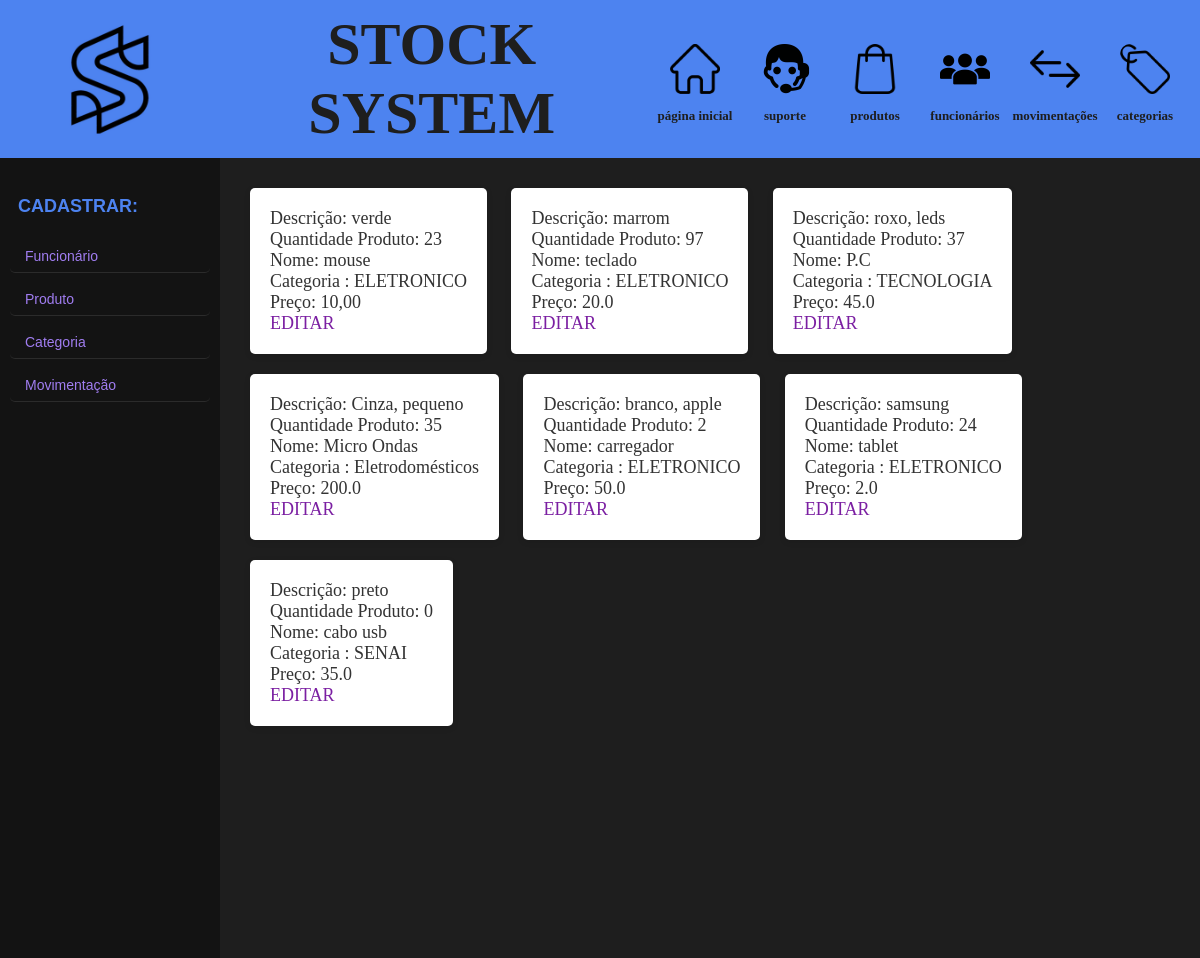
Screenshot of /produto with the database file from the repository.
### models.py (models this page shows, shortened)
class Produto(Base):
    __tablename__ = 'produto'
    id = Column(Integer, primary_key=True)
    nome = Column(String(40), nullable=False, index=True)
    descricao = Column(String(80), nullable=False, index=True, )
    quantidade_produto = Column(Integer, nullable=False, )
    preco = Column(Float, nullable=False, index=True)
    categoria_id = Column(String, ForeignKey('categoria.id'))

class Categoria(Base):
    __tablename__ = 'categoria'
    id = Column(Integer, primary_key=True)
    name_categoria = Column(String(20), nullable=False)

### app.py (the view)
@app.route('/produto', methods=['GET'])
def produto():
    sql_produto = select(Produto, Categoria).join(Categoria, Categoria.id == Produto.categoria_id)
    resultado_produto = db_session.execute(sql_produto).fetchall()  # quando Ã© join fetchall invez de de scalars
    return render_template('produto.html',
                           lista_produto=resultado_produto)

### templates/produto.html
{% extends 'template.html' %}
{% block conteudo %}
{% for produto, categoria in lista_produto %}
<div class="conteudo_produto">
    <p> Descrição: {{produto.descricao}} </p>
    <p> Quantidade Produto: {{produto.quantidade_produto}}</p>
    <p> Nome: {{produto.nome}}</p>
    <p> Categoria : {{categoria.name_categoria}}</p>
    <p> Preço: {{produto.preco}}</p>
    <a href="{{url_for('editar_produto', id_produto=produto.id)}}"> EDITAR</a>
</div>
{% endfor %}
{% endblock conteudo %}

### static/template.css (style rules this page uses)
* { margin: 0; padding: 0; box-sizing: border-box; transition: all 0.3s ease-in-out; }
html, body { height: 100%; font-family: "Baskerville Old Face", serif; background-color: #131313; color: #2c2c2c; }
body { display: flex; flex-direction: column; }
a { color: #7b1fa2; text-decoration: none; transition: color 0.3s; }
.conteudo_produto { background: #ffffff; text-align: start; display: inline-block; width: auto; height: auto; font-size: 18px; padding: 20px; border-radius: 5px; margin: 10px; box-shadow: 0 2px 6px rgba(0, 0, 0, 0.1); transition: transform 0.3s, box-shadow 0.3s; color: #333; font-family: 'Georgia', serif; }
body { font-family: 'Arial', sans-serif; background-color: #1e1e2f; color: #ffffff; margin: 0; padding: 0; }

### rows the page displays
Produto: descricao "verde", quantidade_produto "23", nome "mouse", name_categoria "ELETRONICO", preco "10,00"
Produto: descricao "marrom", quantidade_produto "97", nome "teclado", name_categoria "ELETRONICO", preco "20.0"
Produto: descricao "roxo, leds", quantidade_produto "37", nome "P.C", name_categoria "TECNOLOGIA", preco "45.0"
Produto: descricao "Cinza, pequeno", quantidade_produto "35", nome "Micro Ondas", name_categoria "Eletrodomésticos", preco "200.0"
Produto: descricao "branco, apple", quantidade_produto "2", nome "carregador", name_categoria "ELETRONICO", preco "50.0"
Produto: descricao "samsung", quantidade_produto "24", nome "tablet", name_categoria "ELETRONICO", preco "2.0"
Produto: descricao "preto", quantidade_produto "0", nome "cabo usb", name_categoria "SENAI", preco "35.0"
